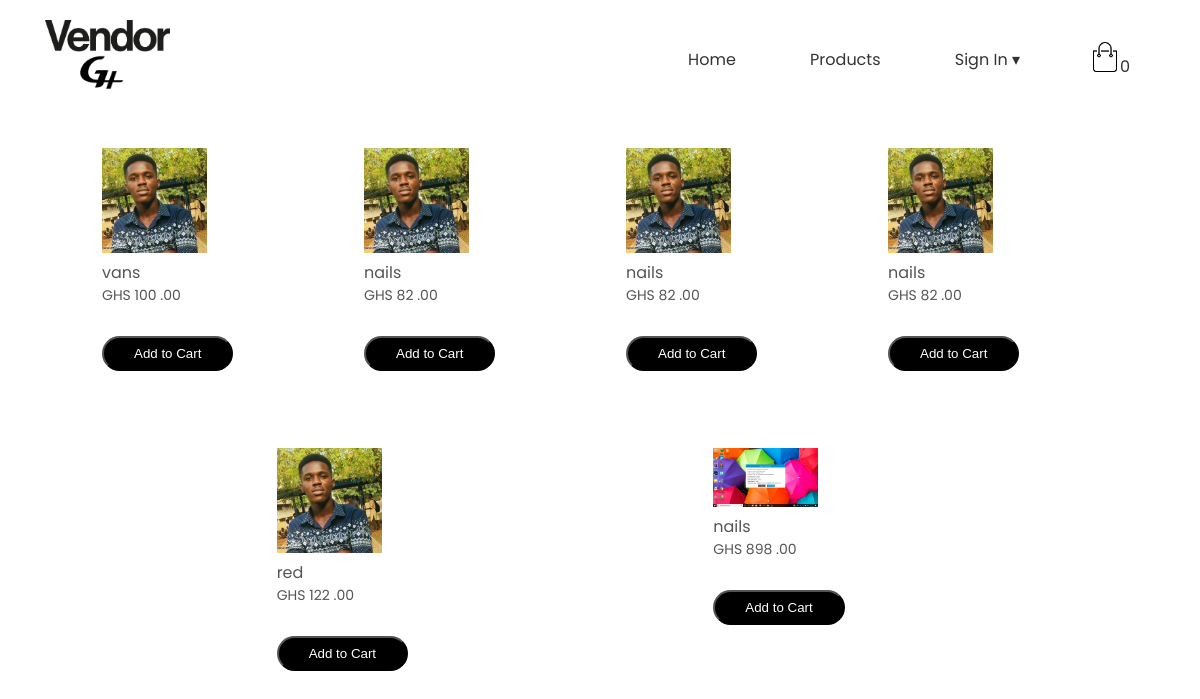
Page /products on the committed database.
### models.py (models this page shows)
class Product(db.Model):
	pro_id = db.Column(db.Integer, primary_key=True)
	category= db.Column(db.String(50), nullable=False)
	name = db.Column(db.String(100), nullable=False)
	description= db.Column(db.String(250), nullable=True)
	price= db.Column(db.String(200), nullable=False)
	comments= db.Column(db.String(200), nullable=True)
	filename = db.Column(db.Text, nullable=False, unique=True)
	username = db.Column(db.String(50), nullable=False)
	def __repr__(self):
		string = f"""
		{{
			"name": "{self.name} ",
			"price":{self.price} ,
			"inCart": 0,
			"filename": "{self.filename}",
		}}
		"""
		return string

### application.py (the view)
@app.route('/products')
def products():
	rows = Product.query.all()
	return render_template('product.html',rows=rows)

### templates/product.html (shortened to what this page needs)
{% extends "layout.html" %} {% block title %} Index {% endblock %} {% block body
  %}
  <div class="container">
    <div class="navbar">
      <div class="logo">
        <img src="static/images/Vendor3.png" width="125px" /> <br />
        <img src="static/images/gh.png" width="90px" style=" padding-left: 25px; margin-top: -10px;"/>
      </div>
      <nav>
        <ul id="MenuItems">
          <li><a href="{{url_for('index')}}">Home</a></li>
          <li><a href="">Products</a></li>
          <li>
            <a href="">Sign In ▾</a>
          </li>
        </ul>
      </nav>
      <ul>
        <li class="cart">
          <a href="{{url_for('cart')}}">
            <img src="static/images/cart.png" width="30px" height="30px" /><span>0</span>
          </a>
        </li>
      </ul>
    </div>
  </div>
  {% if rows %}
  <div class="small-container">
    {% for row in rows %}
    <div class="row1">
      <div class="col-4">
        <img src="{{ url_for('static_dir', path = 'images/'+row.filename) }}" />
        <h4>{{row.name}}</h4>
        <p>GHS {{row.price}} .00</p>
        <a class="add-cart cart-1" href="#">
        <button href="" class="btn">Add to Cart</button>
        </a>
      </div>
    </div>
    {% endfor %}
  </div>
  {% endif %}
  {% endblock %}

### templates/layout.html (shortened to what this page needs)
<!DOCTYPE html>
<html>
<head>
	<link href="stylesheet" href="https://stackpath.bootstrapcdn.com/font-awesome/4.7.0/css/font-awesome.min.css">
	<link rel="stylesheet" type="text/css" href="{{url_for('static', filename= 'style.css')}}">
</head>
<body>
	{% block body %}
    {% endblock %}
</body>
</html>

### static/style.css (style rules this page uses)
* { margin: 0; padding: 0; box-sizing: border-box; }
body { font-family: "Poppins", sans-serif; }
.navbar { display: flex; align-items: center; padding: 20px; }
nav { flex: 1; text-align: right; }
nav ul { display: inline-block; list-style-type: none; }
nav ul li { display: inline-block; margin-right: 20px; }
a { text-decoration: none; color: #555; }
p { color: #555; }
.container { max-width: 1300px; margin: auto; padding-left: 25px; padding-right: 25px; }
.row1 { align-items: center; justify-content: space-around; width: 250px; height: 300px; }
.btn { display: inline-block; background: black; color: #fff; padding: 8px 30px; margin: 30px 0; border-radius: 30px; transition: background 0.5s; }
.small-container { max-width: 1080px; margin: auto; padding: left 25px; padding-right: 25px; display: flex; flex-wrap: wrap; padding: 10px; justify-content: space-evenly; }
.col-4 { flex-basis: 25%; padding: 10px; min-width: 200px; margin-bottom: 50px; transition: transform 1s; margin: 10px; }
.col-4 img { width: 50%; }
h4 { color: #555; font-weight: normal; }
.col-4 p { font-size: 14px; }
ul { padding: 0; list-style: none; }
ul li { display: inline-block; position: relative; line-height: 21px; text-align: left; }
ul li a { display: block; padding: 8px 25px; color: #333; text-decoration: none; }

### templates/product.html (style rules this page uses)
.add-cart { font-size: medium; }

### rows in the picture
Product: filename (picture), name "vans", price "100"
Product: filename (picture), name "nails", price "82"
Product: filename (picture), name "nails", price "82"
Product: filename (picture), name "nails", price "82"
Product: filename (picture), name "red", price "122"
Product: filename (picture), name "nails", price "898"
